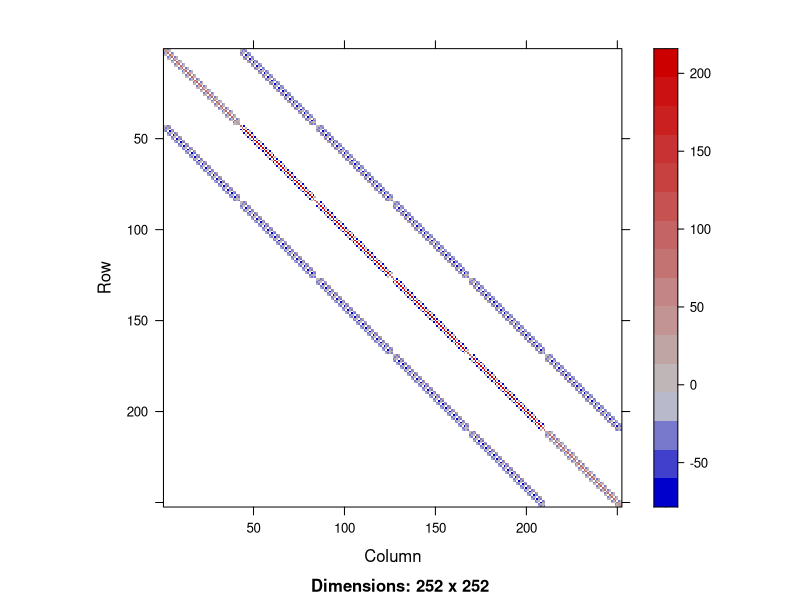
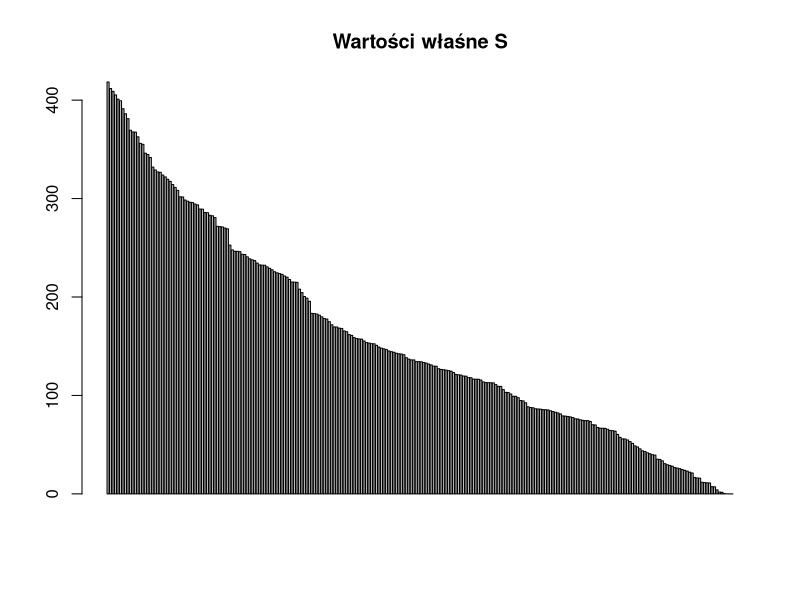
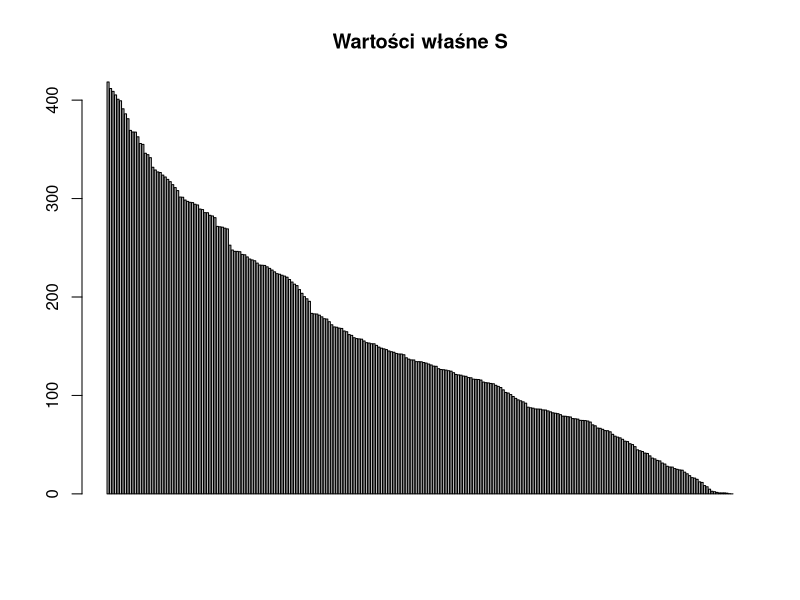
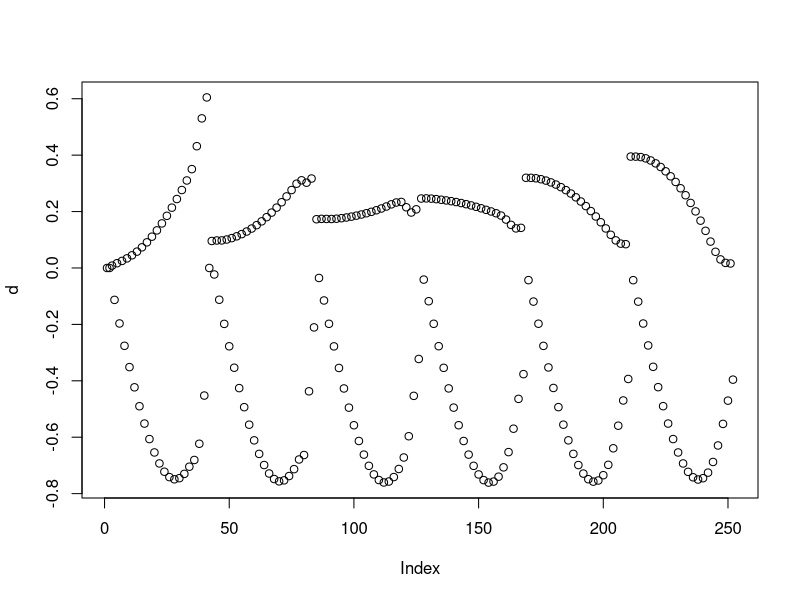
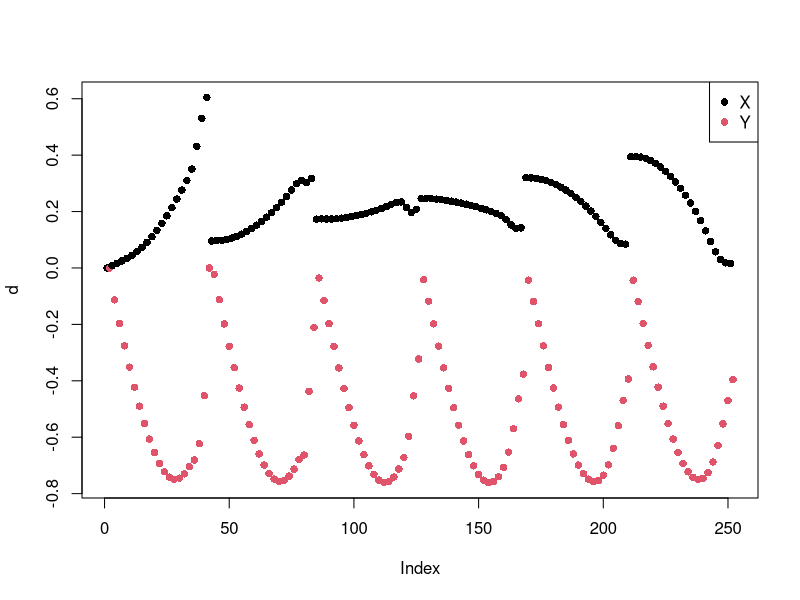
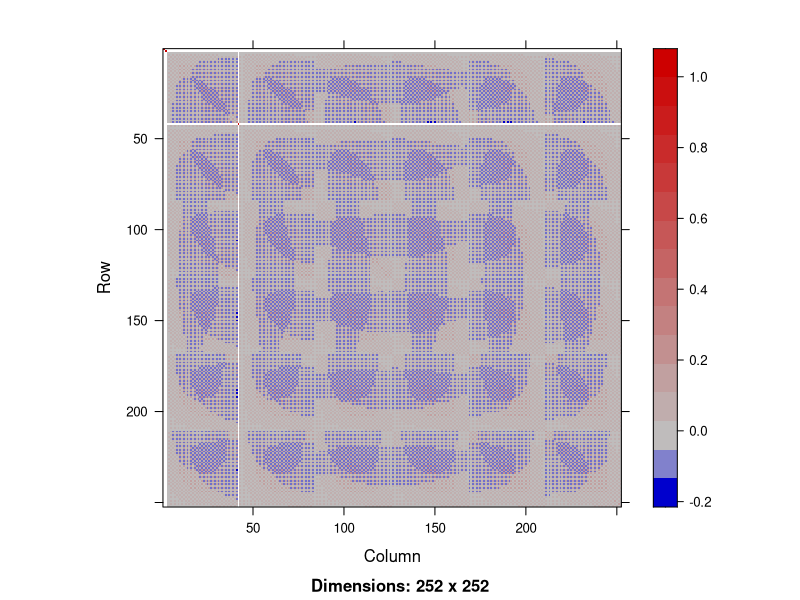
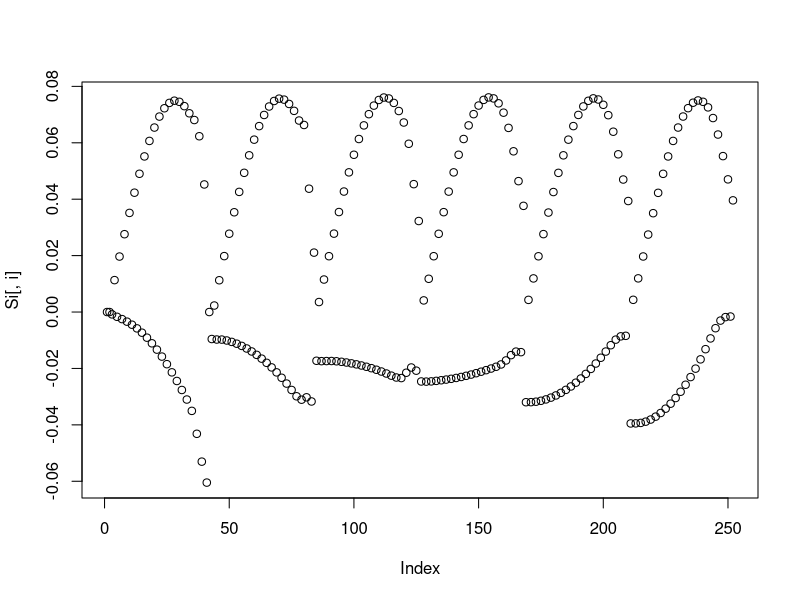
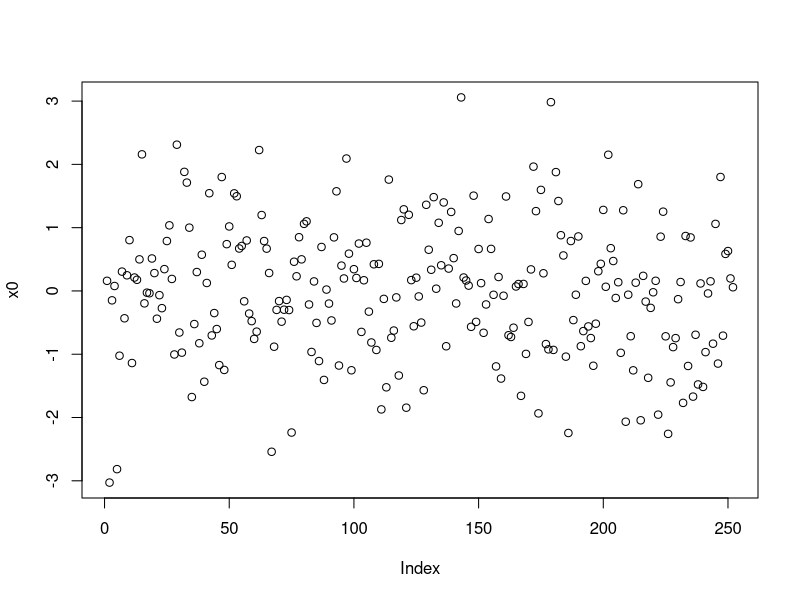

The R source for these figures, in order: (Note: this script raises an error after producing the figures.)
## ---- chunk 1
# Przydatne pakiety
library(Matrix)
library(knitr)
## ---- chunk 2
S = as.matrix(read.table("data/metnum/S.txt"))
S = Matrix(S,sparse=TRUE)
## ---- chunk 3
image(S)
## ---- chunk 4
lam = eigen(S)$val
barplot(lam,main="Wartości właśne S")
## ---- chunk 5
print.few = function(lam,name="\\lambda") {
  lam = data.frame(as.list(lam))
  names(lam) = paste0("$",name,"_{",1:length(lam),"}$")
  lam = lam[,c(1:3,ncol(lam)-4:0)]
  lam[,3] = "$\\cdots$"
  names(lam)[3] = "$\\cdots$"
  kable(lam)
}
## ---- chunk 6
print.few(lam)
## ---- chunk 7
fix = c(1,2,42)   # Wybrane wiersze
I = diag(nrow(S)) # Macierz jednostkowa o odpowiednim rozmiarze
S[fix,]=I[fix,]   # Zastępujemy wiersze
S[,fix]=I[,fix]   # Zastępujemy kolumny (by macierz pozostała symetryczna)
lam = eigen(S)$val
barplot(lam,main="Wartości właśne S")
## ---- chunk 8
print.few(lam)
## ---- chunk 9
i=80
## ---- chunk 10
F = rep(0,nrow(S))
F[i] = -10
## ---- chunk 11
d = solve(S,F) # funkcja solve rozwiązuje S d = F
plot(d)
## ---- chunk 12
plot(d,col=1:2,pch=16)
legend("topright",c("X","Y"),col=1:2,pch=16)
## ---- chunk 13
Si = solve(S) # funkcja solve zwraca też macierz odwrotną
image(Si)
## ---- chunk 14
i=80
## ---- chunk 15
plot(Si[,i])
## ---- chunk 16
x0 = rnorm(ncol(S))
#x0 = rep(0,ncol(S))
plot(x0)
## ---- chunk 17
x = x0
r = F - S %*% x
plot(r)
## ---- chunk 18
P = S
P[row(P) != col(P)] = 0
## ---- chunk 19
lam = eigen(solve(P,S))$val
barplot(lam,main="Wartości właśne P^-1 S")
## ---- chunk 20
plot.lam=function(lam) {
  plot(lam+0i,asp=1,xlim=c(-1,3),xlab=expression(Re(lambda)),ylab=expression(Re(lambda)))
  a=seq(0,2*pi,len=200)
  for (d in seq(0,1,0.2)) lines(d*sin(a)+1,d*cos(a),lty=2)
}
## ---- chunk 21
plot.lam(lam)
## ---- chunk 22
P = S
P[row(P) > col(P)] = 0
## ---- chunk 23
lam = eigen(solve(P,S))$val
plot.lam(lam)
## ---- chunk 24
resid = NULL
residual=function(it,res,name="Unknown") {
  res = sqrt(sum(res^2))
  resid <<- rbind(resid,data.frame(iteration=it,residual=res,name=name))
  res < 1e-9 || res > 1e9
}
draw.residuals = function(name) {
  if (!missing(name)) resid = resid[resid$name %in% name,]
  resid$name = factor(resid$name)
  plot(resid$iteration, resid$residual, log="y", type="n", xlab="Iteracja", ylab="Residual")
  by(resid,resid$name, function(resid) {
    lines(resid$iteration, resid$residual,col=resid$name)
  })
  legend("topright",levels(resid$name),lty=1,col=1:nlevels(resid$name))
#  a = pretty(log10(par("yaxp"))[1:2])
#  l = do.call(c,lapply(a,function(a) substitute(expression(10^a),list(a=a))))
#  axis(2,10^a,labels = l,las=1)
}
delete.residuals = function(name) resid <<- resid[! resid$name %in% name,]

itmax = 2000
## ---- chunk 25
P = S
P[row(P) != col(P)] = 0
## ---- chunk 26
x = x0
for (i in 1:itmax) {
  r = F - S %*% x
  p = solve(P,r)
  x = x + p
  if (residual(i,r,"Jacobi")) break
}
draw.residuals()
## ---- chunk 27
plot.lam=function(lam) {
  plot(lam+0i,asp=1,xlim=c(-2,2),xlab=expression(Re(lambda)),ylab=expression(Re(lambda)),col=ifelse(Mod(lam)<1,1,2))
  a=seq(0,2*pi,len=200)
  lines(sin(a),cos(a),lty=2)
}
I=diag(ncol(P))
## ---- chunk 28
lam = eigen(I - solve(P,S))$val
plot.lam(lam)
## ---- chunk 29
alpha = 0.7
lam = eigen(I - alpha*solve(P,S))$val
plot.lam(lam)
## ---- chunk 30
delete.residuals("Jacobi")
alpha = 0.7
x = x0
for (i in 1:itmax) {
  r = F - S %*% x
  p = solve(P,r)
  x = x + alpha*p
  if (residual(i,r,"Jacobi alpha=0.7")) break
}
draw.residuals()
## ---- chunk 31
P = S
P[row(P) < col(P)] = 0
## ---- chunk 32
alpha = 1.5
lam = eigen(I - alpha*solve(P,S))$val
plot.lam(lam)
## ---- chunk 33
alpha = 1.5
x = x0
for (i in 1:itmax) {
  r = F - S %*% x
  p = solve(P,r)
  x = x + alpha*p
  if (residual(i,r,"Gauss-Seidl alpha=1.5")) break
}
draw.residuals()
## ---- chunk 34
P = S
P[row(P) != col(P)] = 0
## ---- chunk 35
x = x0
alphas = NULL
for (i in 1:itmax) {
  r = F - S %*% x
  p = solve(P,r)
  Ap = S %*% p
  alpha = sum(r * Ap)/sum(Ap * Ap)
  x = x + alpha*p
  alphas = c(alphas,alpha)
  if (residual(i,r,"Basic MINRES")) break
}
draw.residuals()
## ---- chunk 36
plot(alphas,log="y",ylab=expression(alpha),xlab="Iteracja")
abline(h=0.7,lty=2)
## ---- chunk 37
draw.lake = function(b) {
  a = seq(0,2*pi,len=100)
  r = (2+cos(a*2+0.4))
  p = cbind(cos(a)*r,sin(a)*r)
  plot(p,asp=1,type="l",xlab="Longnitute",ylab="Latitude")
  points(b[1],b[2],pch=16,cex=2)
}
draw.boat = function(x,p,i=0) {
  points(x[1],x[2],pch=15)
  if (!is.na(i)) text(x[1],x[2],paste0("x",i),adj=c(1.1,1.1))
  arrows(x[1],x[2],x[1]+p[1],x[2]+p[2],angle=10,length=0.15,col=8)
  if (!is.na(i)) text(x[1]+p[1]*0.6,x[2]+p[2]*0.6,paste0("p",i),adj=c(1.1,1.1))
}
## ---- chunk 38
b = c(2.9,0)
draw.lake(b)
## ---- chunk 39
A = diag(2)
P = matrix(c(1,0.8,0.9,1),2,2)*4
## ---- chunk 40
x = c(-0.5,0.5)
r = b - A %*% x
p = solve(P,r)
draw.lake(b)
draw.boat(x,p)
## ---- chunk 41
  Ap = A %*% p
  alpha = sum(r * Ap)/sum(Ap * Ap)
## ---- chunk 42
draw.lake(b)
draw.boat(x,p)
x = x + alpha * p
r = b - A %*% x
p = solve(P,r)
draw.boat(x,p,1)
## ---- chunk 43
draw.lake(b)
x = c(-0.5,0.5)
for (i in 1:12) { 
  r = b - A %*% x
  p = solve(P,r)
  draw.boat(x,p,NA)
  Ap = A %*% p
  alpha = sum(r * Ap)/sum(Ap * Ap)
  x = x + alpha*p
}
## ---- chunk 44
P = S
P[row(P) != col(P)] = 0
## ---- chunk 45
x = x0
for (i in 1:itmax) {
  r = F - S %*% x
  p = solve(P,r)
  if (i != 1) {
    Ap = S %*% p
    Aq = S %*% q
    beta = sum(Ap * Aq)/sum(Aq * Aq)
    p = p - beta * q
  }
  Ap = S %*% p
  alpha = sum(r * Ap)/sum(Ap * Ap)
  x = x + alpha*p
  if (residual(i,r,"MINRES + beta")) break
  q = p
}
draw.residuals()
## ---- chunk 46
x = x0
q = NULL
for (i in 1:itmax) {
  r = F - S %*% x
  p = solve(P,r)
  if (i != 1) {
    Ap = S %*% p
    Aq = S %*% q
    beta = solve(t(Aq) %*% Aq, t(Aq) %*% Ap)
    p = p - q %*% beta
  }
  Ap = S %*% p
  alpha = sum(r * Ap)/sum(Ap * Ap)
  x = x + alpha*p
  if (residual(i,r,"MINRES + beta (full)")) break
  q = cBind(p,q)
}
draw.residuals()
## ---- chunk 47
x = x0
q = NULL
for (i in 1:itmax) {
  r = F - S %*% x
  p = solve(P,r)
  if (i != 1) {
    Aq = S %*% q
    beta = solve(t(Aq) %*% q, t(Aq) %*% p)
    p = p - q %*% beta
  }
  Ap = S %*% p
  alpha = sum(r * p)/sum(p * Ap)
  x = x + alpha*p
  if (residual(i,r,"Symmetric, positive MINRES (full)")) break
  q = cBind(p,q)
}
draw.residuals()
## ---- chunk 48
draw.residuals("Symmetric, positive MINRES (full)")
## ---- chunk 49
print.few(beta,"\\beta")
## ---- chunk 50
x = x0
for (i in 1:itmax) {
  r = F - S %*% x
  p = solve(P,r)
  if (i != 1) {
    Aq = S %*% q
    beta = sum(Aq * p)/sum(Aq * q)
    p = p - q %*% beta
  }
  Ap = S %*% p
  alpha = sum(r * p)/sum(p * Ap)
  x = x + alpha*p
  if (residual(i,r,"Conjugate Gradient")) break
  q = p
}
draw.residuals()
## ---- chunk 51
x = x0
r = F - S %*% x
q = r
for (i in 1:itmax) {
  if (residual(i,r,"Conjugate Gradient (no precond)")) break
  Aq = S %*% q
  alpha = sum(r * q)/sum(q * Aq)
  x = x + alpha*q
  r = r - alpha*Aq
  beta = sum(r * Aq)/sum(q * Aq)
  q = r - beta * q
}
draw.residuals()
## ---- chunk 52
it = tapply(resid$iteration,resid$name,max)
it[it==itmax] = paste(">",itmax)
kable(data.frame(Iteracji=it))
